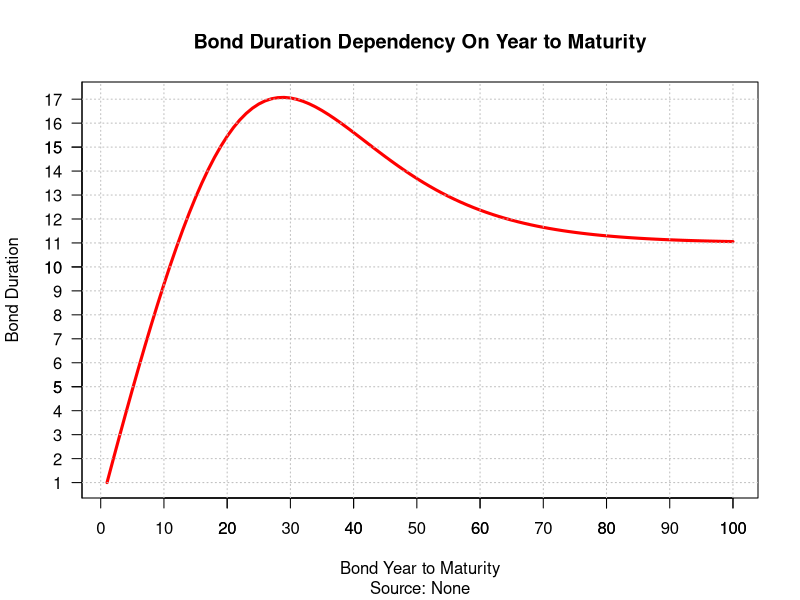

R code for this plot:
# Function to show Duration dependency on Year to Maturity 
duration.plt.ytm <- function(P, C, r, f = 1, ytm = 100, D = NULL){
  
  for (y in seq(ytm,from = 1)){ P. <- P * (1 + C/f)/(1 + r/f)^(y*f) # Principle
  
    PV <- NULL # Variable to store PV
    payments <- NULL # Variable to store payments
    
    for (n in 1:(y * f - 1)){ PV <- cbind(PV, C * P / f / (1 + r / f) ^ n * f) 
    
      payments <- cbind(payments, n * PV[n]) } # Coupon PV
      
    # Duration
    D <- rbind(D,(sum(payments[seq(y*f-1)])+P.*y*f)/(P.+sum(PV[seq(y*f-1)])))}
    
  # Generate plot
  plot(x = seq(ytm, from = 1),
       y = D,
       type = "l",
       xlab = "Bond Year to Maturity",
       ylab = "Bond Duration",
       main = "Bond Duration Dependency On Year to Maturity",
       sub = "Source: None",
       col = "red",
       lwd = 3,
       las = 1)
  
  axis(side = 1, at=seq(10, 100, 10)) # Axes
  axis(side = 2, at=seq(0, 100, 1), las = 1)
  
  abline(v = seq(0, 100, 10), lty = 3, col = "grey") # lines 
  abline(h = seq(0, 100, 1), lty = 3, col = "grey")
}
duration.plt.ytm(1000, 0.01, 0.1) # Test
